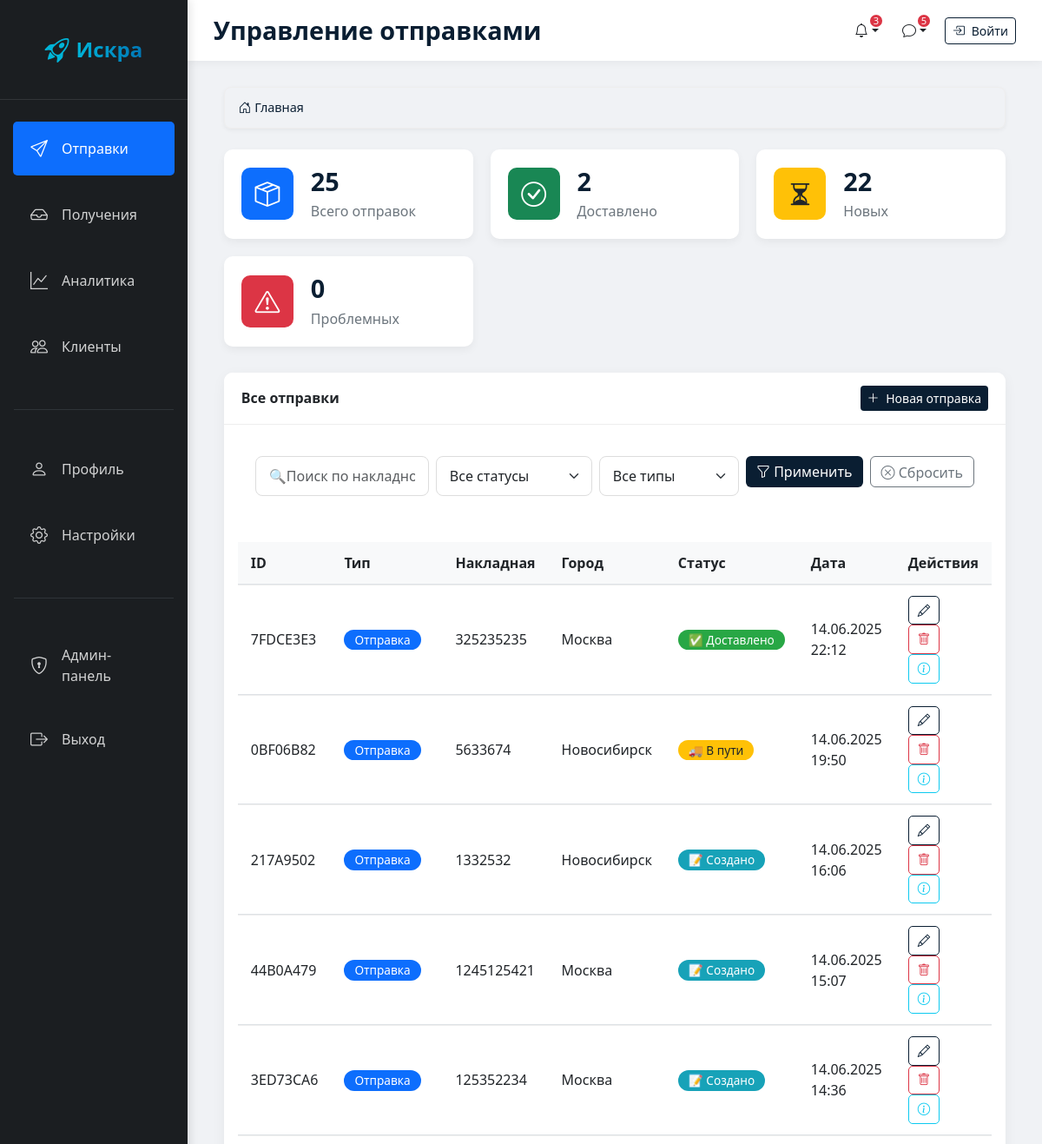
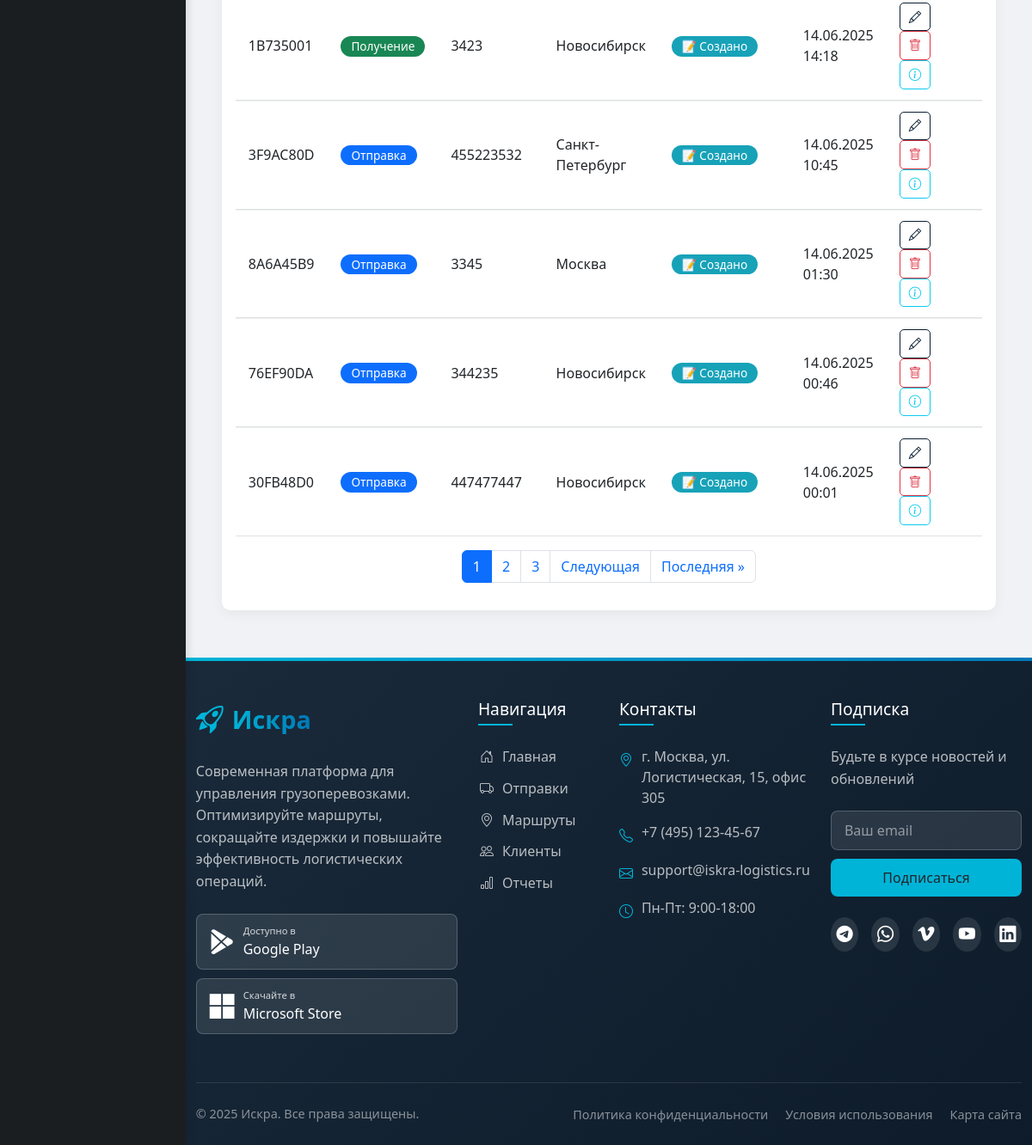
The page / on the database its author committed (2 pictures, top to bottom).
### cargo_admin/models.py (models this page shows, shortened)
class Shipment(models.Model):
    STATUS_CHOICES = [
        ('created', '📝 Создано'),
        ('processing', '🔄 В обработке'),
        ('transit', '🚚 В пути'),
        ('delivered', '✅ Доставлено'),
        ('problem', '⚠️ Проблема'),
    ]
    OPERATION_TYPES = [
        ('send', 'Отправка'),
        ('receive', 'Получение'),
    ]
    id = models.CharField(max_length=36, primary_key=True)
    user_id = models.BigIntegerField()
    type = models.CharField(max_length=10, choices=OPERATION_TYPES)
    waybill_photo = models.CharField(max_length=255)
    product_photo = models.CharField(max_length=255)
    waybill_number = models.CharField(max_length=100)
    city = models.CharField(max_length=100)
    status = models.CharField(max_length=20, choices=STATUS_CHOICES, default='created')
    comment = models.TextField(blank=True, null=True)
    timestamp = models.DateTimeField()
    class Meta:
        db_table = 'shipments'
        verbose_name = 'Отправление'
        verbose_name_plural = 'Отправления'
        ordering = ['-timestamp']

### core/views.py (the view)
# urls.py: path('', DashboardView.as_view(), name='dashboard'),
class DashboardView(TemplateView):
    template_name = 'core/dashboard.html'
    def get_context_data(self, **kwargs):
        context = super().get_context_data(**kwargs)
        search_query = self.request.GET.get('search', '')
        status_filter = self.request.GET.get('status', '')
        type_filter = self.request.GET.get('type', '')
        shipments = Shipment.objects.all().order_by('-timestamp')
        if search_query:
            shipments = shipments.filter(
                Q(waybill_number__icontains=search_query) |
                Q(city__icontains=search_query) |
                Q(id__icontains=search_query)
            )
        if status_filter:
            shipments = shipments.filter(status=status_filter)
        if type_filter:
            shipments = shipments.filter(type=type_filter)
        context['total_shipments'] = shipments.count()
        context['created_count'] = shipments.filter(status='created').count()
        context['delivered_count'] = shipments.filter(status='delivered').count()
        context['problem_count'] = shipments.filter(status='problem').count()
        paginator = Paginator(shipments, 10)
        page_number = self.request.GET.get('page')
        shipments_page = paginator.get_page(page_number)
        context['shipments'] = shipments_page
        context['search_query'] = search_query
        context['status_filter'] = status_filter
        context['type_filter'] = type_filter
        return context

### core/templates/core/dashboard.html (shortened to what this page needs)
{% extends "core/base.html" %}
{% load static %}
{% block content %}
<div class="dashboard-stats">
    <div class="stat-card">
        <div class="stat-icon bg-primary text-white">
            <i class="bi bi-box-seam"></i>
        </div>
        <div class="stat-info">
            <h3>{{ total_shipments }}</h3>
            <p>Всего отправок</p>
        </div>
    </div>
    <div class="stat-card">
        <div class="stat-icon bg-success text-white">
            <i class="bi bi-check-circle"></i>
        </div>
        <div class="stat-info">
            <h3>{{ delivered_count }}</h3>
            <p>Доставлено</p>
        </div>
    </div>
    <div class="stat-card">
        <div class="stat-icon bg-warning text-dark">
            <i class="bi bi-hourglass-split"></i>
        </div>
        <div class="stat-info">
            <h3>{{ created_count }}</h3>
            <p>Новых</p>
        </div>
    </div>
    <div class="stat-card">
        <div class="stat-icon bg-danger text-white">
            <i class="bi bi-exclamation-triangle"></i>
        </div>
        <div class="stat-info">
            <h3>{{ problem_count }}</h3>
            <p>Проблемных</p>
        </div>
    </div>
</div>
<div class="card">
    <div class="card-header">
        <span>Все отправки</span>
        <a href="#" class="btn btn-sm btn-primary">
            <i class="bi bi-plus-lg me-1"></i> Новая отправка
        </a>
    </div>
    <div class="card-body">
        <div class="search-filter">
            <form id="shipmentFilterForm" method="get" class="w-100 d-flex flex-wrap">
                <div class="form-group flex-grow-1 me-2 mb-2">
                    <input type="text" class="form-control" id="searchInput"
                           name="search" placeholder="🔍Поиск по накладной, городу, id ..."
                           value="{{ search_query }}">
                </div>
                <div class="form-group me-2 mb-2" style="min-width: 180px;">
                    <select class="form-select" id="statusFilter" name="status">
                        <option value="">Все статусы</option>
                    </select>
                </div>
                <div class="form-group me-2 mb-2" style="min-width: 140px;">
                    <select class="form-select" id="typeFilter" name="type">
                        <option value="">Все типы</option>
                    </select>
                </div>
                <div class="d-flex mb-2">
                    <button type="submit" class="btn btn-primary me-2">
                        <i class="bi bi-funnel"></i> Применить
                    </button>
                    <button type="button" id="resetFilters" class="btn btn-outline-secondary">
                        <i class="bi bi-x-circle"></i> Сбросить
                    </button>
                </div>
            </form>
        </div>
        <div class="table-responsive">
            <table class="table table-hover">
                <thead>
                    <tr>
                        <th>ID</th>
                        <th>Тип</th>
                        <th>Накладная</th>
                        <th>Город</th>
                        <th>Статус</th>
                        <th>Дата</th>
                        <th>Действия</th>
                    </tr>
                </thead>
                <tbody>
                    {% for shipment in shipments %}
                    <tr>
                        <td>{{ shipment.id }}</td>
                        <td>
                            {% if shipment.type == 'send' %}
                                <span class="badge bg-primary">Отправка</span>
                            {% else %}
                                <span class="badge bg-success">Получение</span>
                            {% endif %}
                        </td>
                        <td>{{ shipment.waybill_number }}</td>
                        <td>{{ shipment.city }}</td>
                        <td>
                            <span class="badge badge-{{ shipment.status }}">
                                {{ shipment.get_status_display }}
                            </span>
                        </td>
                        <td>{{ shipment.timestamp|date:"d.m.Y H:i" }}</td>
                        <td>
                            <a href="/admin/cargo_admin/shipment/{{ shipment.id }}/change/"
                               class="btn btn-sm btn-outline-primary action-btn"
                               data-bs-toggle="tooltip" title="Редактировать">
                                <i class="bi bi-pencil"></i>
                            </a>
                            <a href="/admin/cargo_admin/shipment/{{ shipment.id }}/delete/"
                               class="btn btn-sm btn-outline-danger action-btn"
                               data-bs-toggle="tooltip" title="Удалить">
                                <i class="bi bi-trash"></i>
                            </a>
                            <a href="#"
                               class="btn btn-sm btn-outline-info action-btn"
                               data-bs-toggle="tooltip" title="Детали">
                                <i class="bi bi-info-circle"></i>
                            </a>
                        </td>
                    </tr>
                    {% endfor %}
                </tbody>
            </table>
        </div>
        {% if shipments.paginator.num_pages > 1 %}
        <nav>
            <ul class="pagination justify-content-center">
                {% for num in shipments.paginator.page_range %}
                    {% if shipments.number == num %}
                        <li class="page-item active">
                            <span class="page-link">{{ num }}</span>
                        </li>
                    {% else %}
                        <li class="page-item">
                            <a class="page-link" href="?page={{ num }}&search={{ search_query }}&status={{ status_filter }}&type={{ type_filter }}">{{ num }}</a>
                        </li>
                    {% endif %}
                {% endfor %}
                {% if shipments.has_next %}
                    <li class="page-item">
                        <a class="page-link" href="?page={{ shipments.next_page_number }}&search={{ search_query }}&status={{ status_filter }}&type={{ type_filter }}">Следующая</a>
                    </li>
                    <li class="page-item">
                        <a class="page-link" href="?page={{ shipments.paginator.num_pages }}&search={{ search_query }}&status={{ status_filter }}&type={{ type_filter }}">Последняя &raquo;</a>
                    </li>
                {% endif %}
            </ul>
        </nav>
        {% endif %}
    </div>
</div>
{% endblock %}

### core/static/core/css/style.css (style rules this page uses)
:root { --primary: #0a1e32; --secondary: #00b4d8; --accent: #0077b6; --light: #f8f9fa; --dark: #212529; --success: #28a745; --danger: #dc3545; --warning: #ffc107; --info: #17a2b8; --gray: #6c757d; --light-gray: #e9ecef; }
body { background-color: #f0f2f5; font-family: 'Segoe UI', Tahoma, Geneva, Verdana, sans-serif; height: 100vh; overflow-x: hidden; }
.card { border-radius: 10px; box-shadow: 0 4px 15px rgba(0,0,0,0.05); border: none; margin-bottom: 25px; }
.card-header { background: white; border-bottom: 1px solid #eee; font-weight: 600; padding: 15px 20px; border-radius: 10px 10px 0 0 !important; display: flex; justify-content: space-between; align-items: center; }
.btn-primary { background: var(--primary); border: none; }
.btn-outline-primary { color: var(--primary); border-color: var(--primary); }
.badge { padding: 5px 12px; border-radius: 20px; font-size: 0.85rem; font-weight: 500; }
.badge-created { background: var(--info); color: white; }
.badge-transit { background: var(--warning); color: #212529; }
.badge-delivered { background: var(--success); color: white; }
.form-control, .form-select { border-radius: 8px; padding: 10px 15px; border: 1px solid #ddd; }
.table { border-collapse: separate; border-spacing: 0; }
.table thead th { background: var(--light); border-top: none; font-weight: 600; color: var(--dark); padding: 12px 15px; }
.table tbody td { padding: 12px 15px; vertical-align: middle; border-top: 1px solid #eee; }
.action-btn { padding: 5px 10px; border-radius: 5px; margin-right: 5px; font-size: 0.9rem; }

### core/static/core/css/dashboard.css (style rules this page uses)
.dashboard-stats { display: grid; grid-template-columns: repeat(auto-fit, minmax(240px, 1fr)); gap: 20px; margin-bottom: 30px; }
.stat-card { background: white; border-radius: 10px; padding: 20px; box-shadow: 0 4px 10px rgba(0,0,0,0.05); display: flex; align-items: center; }
.stat-icon { width: 60px; height: 60px; border-radius: 10px; background: rgba(10, 30, 50, 0.1); display: flex; align-items: center; justify-content: center; margin-right: 20px; font-size: 1.8rem; color: var(--primary); }
.stat-info h3 { margin: 0; font-size: 1.8rem; font-weight: 600; color: var(--primary); }
.stat-info p { margin: 5px 0 0; color: var(--gray); }
.search-filter { background: white; border-radius: 10px; padding: 20px; margin-bottom: 25px; display: flex; flex-wrap: wrap; gap: 15px; align-items: center; }
.search-filter .form-group { margin-bottom: 0; flex: 1; min-width: 200px; }
.search-filter .btn { height: calc(100% - 10px); }

### rows shown on the page
Shipment: id "7FDCE3E3", type "Отправка", waybill_number "325235235", city "Москва", status "✅ Доставлено", timestamp "14.06.2025 22:12"
Shipment: id "0BF06B82", type "Отправка", waybill_number "5633674", city "Новосибирск", status "🚚 В пути", timestamp "14.06.2025 19:50"
Shipment: id "217A9502", type "Отправка", waybill_number "1332532", city "Новосибирск", status "📝 Создано", timestamp "14.06.2025 16:06"
Shipment: id "44B0A479", type "Отправка", waybill_number "1245125421", city "Москва", status "📝 Создано", timestamp "14.06.2025 15:07"
Shipment: id "3ED73CA6", type "Отправка", waybill_number "125352234", city "Москва", status "📝 Создано", timestamp "14.06.2025 14:36"
Shipment: id "1B735001", type "Получение", waybill_number "3423", city "Новосибирск", status "📝 Создано", timestamp "14.06.2025 14:18"
Shipment: id "3F9AC80D", type "Отправка", waybill_number "455223532", city "Санкт-Петербург", status "📝 Создано", timestamp "14.06.2025 10:45"
Shipment: id "8A6A45B9", type "Отправка", waybill_number "3345", city "Москва", status "📝 Создано", timestamp "14.06.2025 01:30"
Shipment: id "76EF90DA", type "Отправка", waybill_number "344235", city "Новосибирск", status "📝 Создано", timestamp "14.06.2025 00:46"
Shipment: id "30FB48D0", type "Отправка", waybill_number "447477447", city "Новосибирск", status "📝 Создано", timestamp "14.06.2025 00:01"

### other values the page prints
{{ total_shipments }} "25"
{{ delivered_count }} "2"
{{ created_count }} "22"
{{ problem_count }} "0"
{{ num }} "1"
{{ num }} "2" "3"
